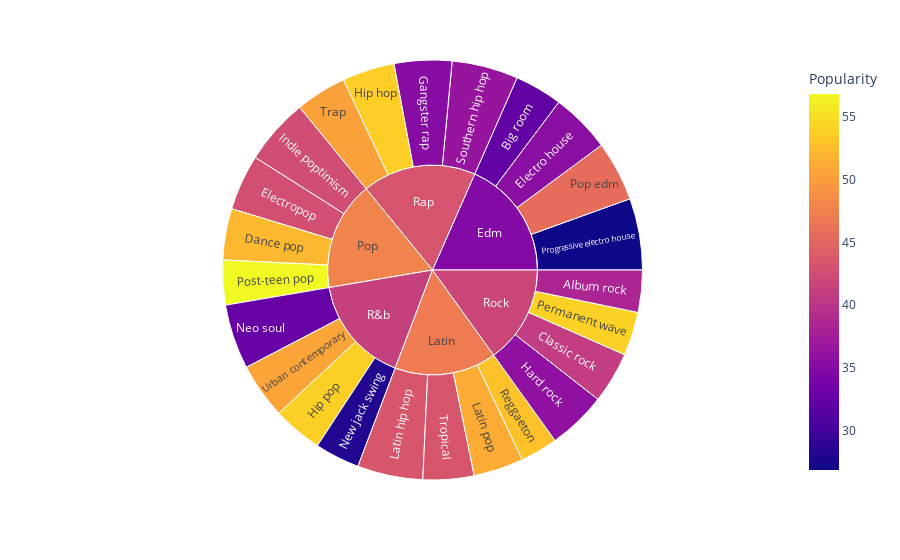

Source (notebook cell):
### Code cell
df[['playlist_genre', 'playlist_subgenre']] = df[['playlist_genre', 'playlist_subgenre']] \
                                                  .apply(lambda x: x.str.capitalize(), axis=1)
fig = px.sunburst(df,
                  path=['playlist_genre', 'playlist_subgenre'], 
                  color='track_popularity', 
                  labels={'track_popularity': 'Popularity'})
fig.show()

### Figure 1 — Plotly figure (JSON) as saved in the notebook; plotly's stock layout.template omitted (floating-point values rounded to 4 significant figures)
{"data": [{"branchvalues": "total", "customdata": [[38.32], [32.28], [40.81], [52.08], [35.51], [42.73], [35.14], [35.84], [53.77], [53.84], [42.48], [43.45], [51.1], [32.69], [28.03], [54.0], [45.69], [56.83], [26.87], [52.87], [36.45], [50.31], [43.33], [50.52], [34.83], [47.03], [47.74], [41.22], [43.22], [41.73]], "domain": {"x": [0, 1], "y": [0, 1]}, "hovertemplate": "labels=%{label}<br>count=%{value}<br>parent=%{parent}<br>id=%{id}<br>Popularity=%{color}<extra></extra>", "ids": ["Rock/Album rock", "Edm/Big room", "Rock/Classic rock", "Pop/Dance pop", "Edm/Electro house", "Pop/Electropop", "Rap/Gangster rap", "Rock/Hard rock", "Rap/Hip hop", "R&b/Hip pop", "Pop/Indie poptimism", "Latin/Latin hip hop", "Latin/Latin pop", "R&b/Neo soul", "R&b/New jack swing", "Rock/Permanent wave", "Edm/Pop edm", "Pop/Post-teen pop", "Edm/Progressive electro house", "Latin/Reggaeton", "Rap/Southern hip hop", "Rap/Trap", "Latin/Tropical", "R&b/Urban contemporary", "Edm", "Latin", "Pop", "R&b", "Rap", "Rock"], "labels": ["Album rock", "Big room", "Classic rock", "Dance pop", "Electro house", "Electropop", "Gangster rap", "Hard rock", "Hip hop", "Hip pop", "Indie poptimism", "Latin hip hop", "Latin pop", "Neo soul", "New jack swing", "Permanent wave", "Pop edm", "Post-teen pop", "Progressive electro house", "Reggaeton", "Southern hip hop", "Trap", "Tropical", "Urban contemporary", "Edm", "Latin", "Pop", "R&b", "Rap", "Rock"], "marker": {"coloraxis": "coloraxis", "colors": [38.32, 32.28, 40.81, 52.08, 35.51, 42.73, 35.14, 35.84, 53.77, 53.84, 42.48, 43.45, 51.1, 32.69, 28.03, 54.0, 45.69, 56.83, 26.87, 52.87, 36.45, 50.31, 43.33, 50.52, 34.83, 47.03, 47.74, 41.22, 43.22, 41.73]}, "name": "", "parents": ["Rock", "Edm", "Rock", "Pop", "Edm", "Pop", "Rap", "Rock", "Rap", "R&b", "Pop", "Latin", "Latin", "R&b", "R&b", "Rock", "Edm", "Pop", "Edm", "Latin", "Rap", "Rap", "Latin", "R&b", "", "", "", "", "", ""], "type": "sunburst", "values": [1065, 1206, 1296, 1298, 1511, 1408, 1458, 1485, 1322, 1256, 1672, 1656, 1262, 1637, 1133, 1105, 1517, 1129, 1809, 949, 1675, 1291, 1288, 1405, 6043, 5155, 5507, 5431, 5746, 4951]}], "layout": {"coloraxis": {"colorbar": {"title": {"text": "Popularity"}}, "colorscale": [[0, "#0d0887"], [0.1111, "#46039f"], [0.2222, "#7201a8"], [0.3333, "#9c179e"], [0.4444, "#bd3786"], [0.5556, "#d8576b"], [0.6667, "#ed7953"], [0.7778, "#fb9f3a"], [0.8889, "#fdca26"], [1, "#f0f921"]]}, "legend": {"tracegroupgap": 0}, "margin": {"t": 60}}}
